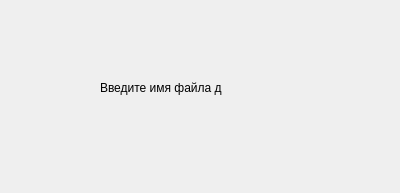
<?xml version="1.0" encoding="UTF-8"?>
<ui version="4.0">
 <class>SaveDialog</class>
 <widget class="QDialog" name="SaveDialog">
  <property name="geometry">
   <rect>
    <x>0</x>
    <y>0</y>
    <width>400</width>
    <height>193</height>
   </rect>
  </property>
  <property name="windowTitle">
   <string>Dialog</string>
  </property>
  <widget class="QLabel" name="label">
   <property name="geometry">
    <rect>
     <x>100</x>
     <y>80</y>
     <width>261</width>
     <height>16</height>
    </rect>
   </property>
   <property name="text">
    <string>Введите имя файла д</string>
   </property>
  </widget>
 </widget>
 <resources/>
 <connections/>
</ui>
